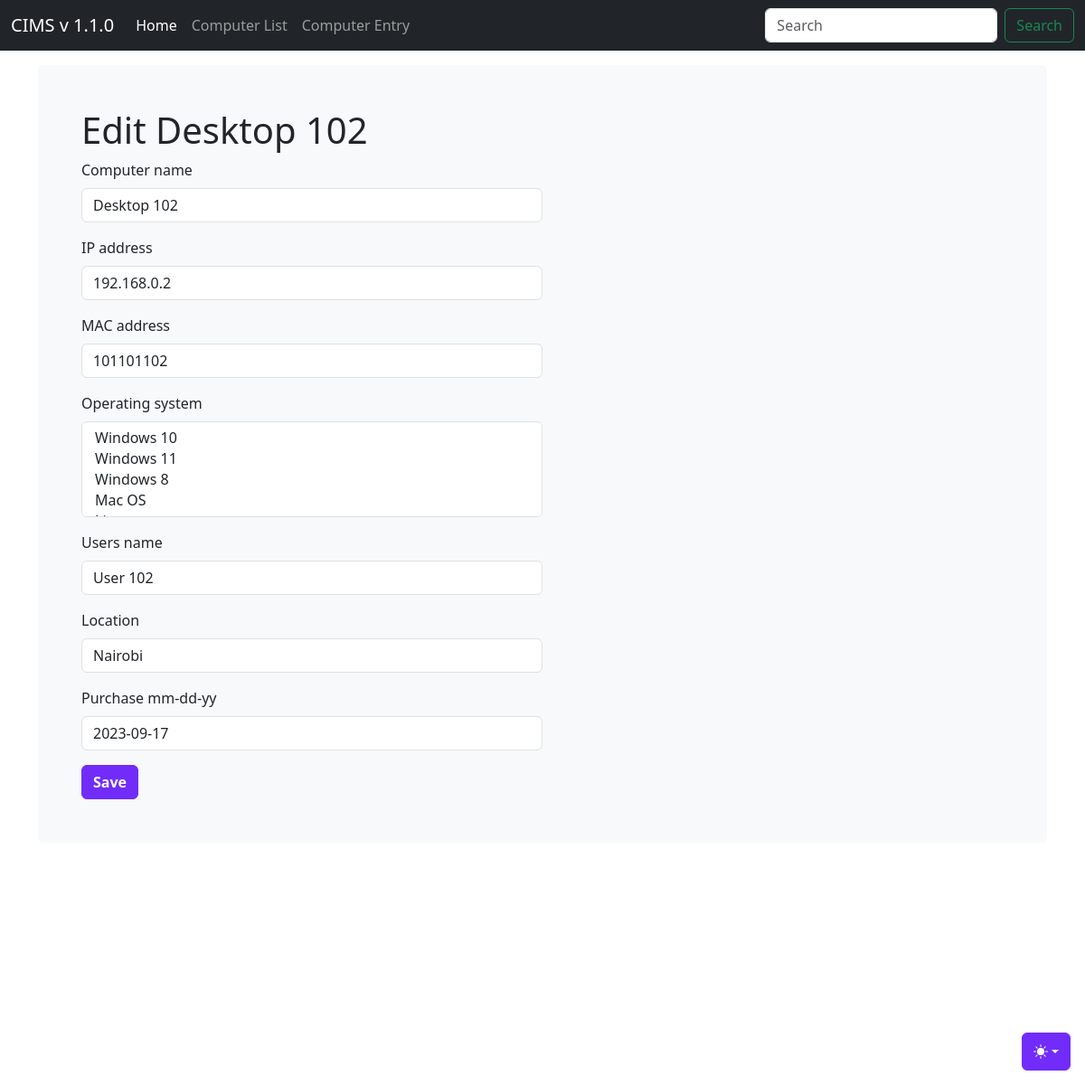
The page /computer_list/2/ on the database as committed earlier.
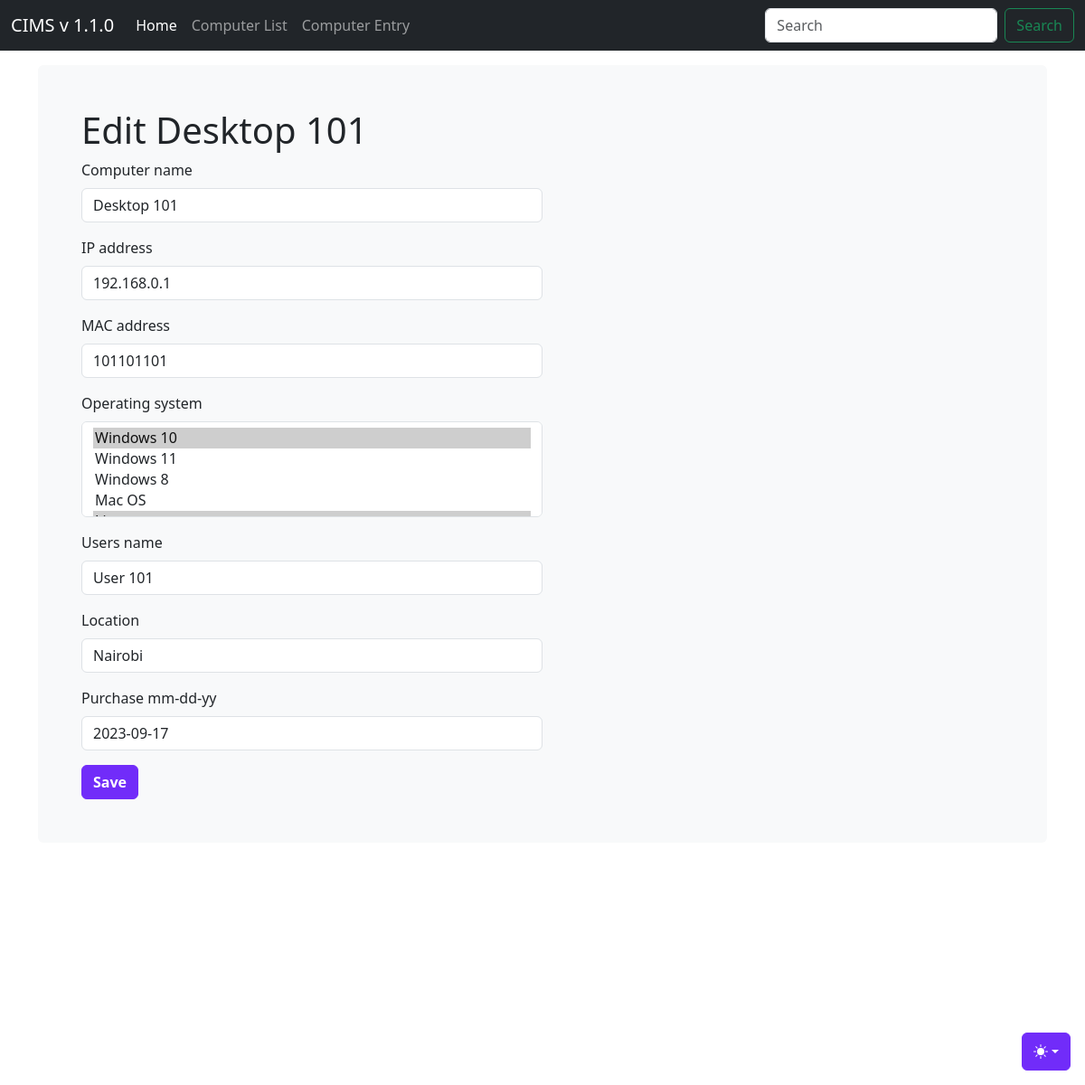
The same page on the database as committed later.
### djangoapp/models.py (models this page shows)
class Computer(models.Model):
    computer_name = models.CharField(max_length=30, blank=True, null=True)
    IP_address = models.CharField(max_length=30)
    MAC_address = models.CharField(max_length=30)
    timestamp = models.DateField(auto_now_add = True, auto_now = False, blank=True)
    operating_system = models.ManyToManyField(Operating_system, blank=True)
    users_name = models.CharField(max_length=30, blank=True, null=True)
    location = models.CharField(max_length=30)
    purchase_date = models.DateField("Purchase mm-dd-yy",auto_now_add = False, auto_now = False, blank=True, null=True)
    export_to_CSV = models.BooleanField(default=False)

class Operating_system(models.Model):
    operating_system = models.CharField(max_length=30, blank=True)
    def __str__(self):
        return self.operating_system

### djangoapp/views.py (the view)
# urls.py: path('computer_list/<int:id>/', computer_edit, name='computer_edit'),
def computer_edit(request, id=None):
    instance = get_object_or_404(Computer, id=id)
    form = ComputerForm(request.POST or None, instance=instance)
    if form.is_valid():
        instance = form.save(commit=False)
        instance.save()
        form.save_m2m()
        messages.success(request, 'Successfully Saved')
        return redirect('/computer_list')
    context = {
        "title": 'Edit ' + str(instance.computer_name),
        "instance": instance,
        "form": form,
    }
    return render(request, "computer_entry.html", context)

### djangoapp/forms.py (shortened to what this page needs)
class ComputerForm(forms.ModelForm):
    class Meta:
        model = Computer
        fields = ['computer_name', 'IP_address', 'MAC_address', 'operating_system', 'users_name', 'location', 'purchase_date']
        widgets = {
            'purchase_date': forms.DateInput(attrs={'class': 'dateinput'}),
        }

### djangoapp/templates/computer_entry.html (shortened to what this page needs)
{% load static %}
{% load bootstrap5 %}
<!doctype html>
<html lang="en" data-bs-theme="auto">
  <head><script src="{% static 'js/color-modes.js' %}"></script>
    <link rel="stylesheet" href="https://cdn.jsdelivr.net/npm/@docsearch/css@3">
<link href="{% static 'css/bootstrap.min.css' %}" rel="stylesheet">
    <link href="{% static 'css/stylesheet.css' %}" rel="stylesheet">
    <link href="{% static 'css/navbar-fixed.css' %}" rel="stylesheet">
    <link href="{% static 'js/jquery-ui-1.13.2/jquery-ui.min.css' %}" rel="stylesheet">
    <link href="{% static 'js/jquery-ui-1.13.2/jquery-ui.structure.min.css' %}" rel="stylesheet">
    <link href="{% static 'js/jquery-ui-1.13.2/jquery-ui.theme.min.css' %}" rel="stylesheet">
  </head>
  <body>
    <div class="dropdown position-fixed bottom-0 end-0 mb-3 me-3 bd-mode-toggle">
      <button class="btn btn-bd-primary py-2 dropdown-toggle d-flex align-items-center"
              id="bd-theme"
              type="button"
              aria-expanded="false"
              data-bs-toggle="dropdown"
              aria-label="Toggle theme (auto)">
        <svg class="bi my-1 theme-icon-active" width="1em" height="1em"><use href="#circle-half"></use></svg>
      </button>
    </div>
    {% include 'navbar.html' %}
<main class="container">
  <div class="bg-body-tertiary p-5 rounded">
      <h1> {{ title }}</h1>
      <div class="row">
          <form method="post" action="" class="pr-4">
              {% for field in form %}
              <div class="col-sm-6 form-group">
                {% bootstrap_field field %}
              </div>
              {% endfor %}
              <input class="btn btn-bd-primary" type="submit" value="Save" />
          </form>
      </div>
  </div>
</main>
</body>
</html>

Rows that differ between the two databases and show on the page:
changed Computer "Nairobi": computer_name "Desktop 102" → "Desktop 101"; IP_address "192.168.0.2" → "192.168.0.1"; MAC_address "101101102" → "101101101"; users_name "User 102" → "User 101"
computed for Operating_system: operating_system "Windows 10 / Windows 11 / Windows 8 / Mac OS" → "Windows 10 ☑ / Windows 11 / Windows 8 / Mac OS"
Other text that changed with them:
{{ title }}: "Edit Desktop 102" → "Edit Desktop 101"
